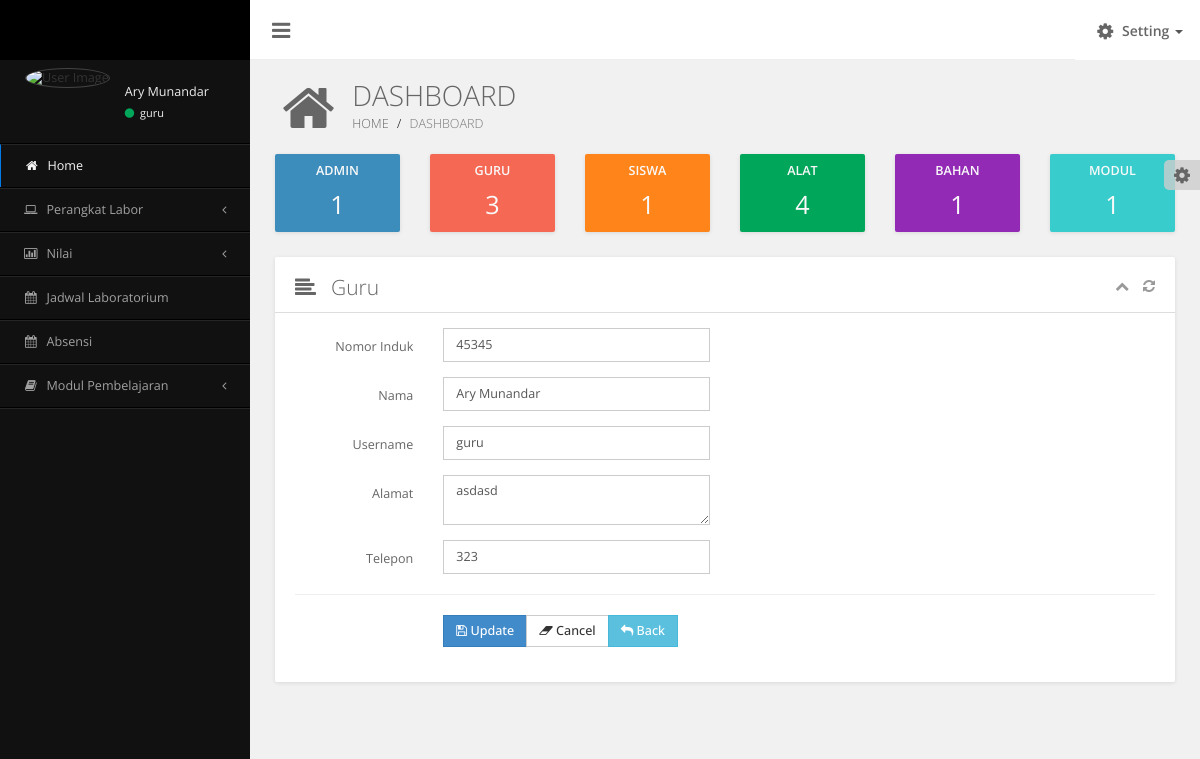
The page /dashboard/index.php?guru-edit=24 (signed in) on the database its author committed.
### tables this page shows
CREATE TABLE IF NOT EXISTS `users` (
  `id` int(11) NOT NULL AUTO_INCREMENT,
  `nomor_induk` varchar(30) DEFAULT NULL,
  `name` varchar(50) DEFAULT NULL,
  `username` varchar(30) DEFAULT NULL,
  `password` varchar(32) DEFAULT NULL,
  `telp` varchar(16) DEFAULT NULL,
  `alamat` text,
  `status` varchar(25) DEFAULT NULL,
  `gender` varchar(25) DEFAULT NULL,
  `foto` varchar(250) DEFAULT NULL,
  `kelas_id` int(11) DEFAULT NULL,
  `access` varchar(30) DEFAULT NULL,
  PRIMARY KEY (`id`),
  KEY `kelas_id` (`kelas_id`),
  KEY `kelas_id_2` (`kelas_id`)
);

### dashboard/function/edit.php (called while the page is built, shortened)
<?php
	if (isset($_GET['guru-edit'])) {
		$id 	=	$_GET['guru-edit'];
		$dataguru 		= 	mysql_query("SELECT * FROM users WHERE id = $id");
		$row 			= 	mysql_fetch_array($dataguru);
	}
?>

### dashboard/forms/edit_guru.php (the view)
<div class="row">
	<div class="col-md-12">
		<div class="grid">
			<div class="grid-header">
				<i class="fa fa-align-left"></i>
				<span class="grid-title">Guru</span>
				<div class="pull-right grid-tools">
					<a data-widget="collapse" title="Collapse"><i class="fa fa-chevron-up"></i></a>
					<a data-widget="reload" title="Reload"><i class="fa fa-refresh"></i></a>
				</div>
			</div>
			<div class="grid-body">
				<form role="form" class="form-horizontal" method="post">
					<div class="form-group">
						<label class="col-sm-2 control-label">Nomor Induk</label>
						<div class="col-md-4">
							<input type="text" class="form-control" name="noinduk" value="<?php echo $row['nomor_induk']; ?>" placeholder="Enter Nomor Induk" required>
						</div>
					</div>
					<div class="form-group">
						<label class="col-sm-2 control-label">Nama</label>
						<div class="col-md-4">
							<input type="text" class="form-control" name="name" value="<?php echo $row['name']; ?>" placeholder="Enter Nama" required>
						</div>
					</div>
					<div class="form-group">
						<label class="col-sm-2 control-label">Username</label>
						<div class="col-md-4">
							<input type="text" class="form-control" name="username" value="<?php echo $row['username']; ?>" placeholder="Enter Username" required>
						</div>
					</div>
					<div class="form-group">
						<label class="col-sm-2 control-label">Alamat</label>
						<div class="col-md-4">
							<textarea class="form-control" name="alamat" required><?php echo $row['alamat']; ?></textarea>
						</div>
					</div>
					<div class="form-group">
						<label class="col-sm-2 control-label">Telepon</label>
						<div class="col-md-4">
							<input type="text" class="form-control" name="telp" value="<?php echo $row['telp']; ?>" placeholder="No. Telepon" required>
						</div>
					</div>
					<hr/>
					<div class="form-group">
						<div class="col-md-2"></div>
						<div class="col-md-4 btn-group">
							<button type="submit" class="btn btn-primary" name="guru-update"><span class="fa fa-save"></span> Update</button>
							<button type="reset" class="btn btn-default"><span class="fa fa-eraser"></span> Cancel</button>
							<a href="?users=guru" class="btn btn-info"><span class="fa fa-reply"></span> Back</a>
						</div>
					</div>
				</form>
			</div>
		</div>
	</div>
</div>

### dashboard/assets/css/main.css (style rules this page uses)
html, body { overflow-x: hidden !important; font-family: 'Open Sans', sans-serif; min-height: 100%; background: #f1f1f1; }
a { color: #428bca; }
.btn { font-weight: 500; font-size: 1em; border-radius: 0; margin-bottom: 5px; }
.grid { position: relative; width: 100%; background: #fff; color: #666666; border-radius: 2px; margin-bottom: 25px; box-shadow: 0px 1px 4px rgba(0, 0, 0, 0.1); }
.grid .grid-header { position: relative; border-bottom: 1px solid #ddd; padding: 15px 10px 10px 20px; }
.grid .grid-header:before, .grid .grid-header:after { display: table; content: " "; }
.grid .grid-header:after { clear: both; }
.grid .grid-header span, .grid .grid-header > .fa { display: inline-block; margin: 0; font-weight: 300; font-size: 1.5em; float: left; }
.grid .grid-header span { padding: 0 5px; }
.grid .grid-header > .fa { padding: 5px 10px 0 0; }
.grid .grid-header > .grid-tools { padding: 4px 10px; }
.grid .grid-header > .grid-tools a { color: #999999; padding-left: 10px; cursor: pointer; }
.grid .grid-body { padding: 15px 20px 15px 20px; font-size: 0.9em; line-height: 1.9em; }
.form-group label { font-weight: 400; }
.form-control { -webkit-border-radius: 0px !important; -moz-border-radius: 0px !important; border-radius: 0px !important; box-shadow: none; font-size: 1em; }

### rows shown on the page
users: noinduk "45345", name "Ary Munandar", username "guru", alamat "asdasd", telp "323"

### other values the page prints
$_SESSION['name'] "Ary Munandar"
$_SESSION['username'] "guru"
$data['total'] "1"
$data['total'] "3"
$data['total'] "4"
